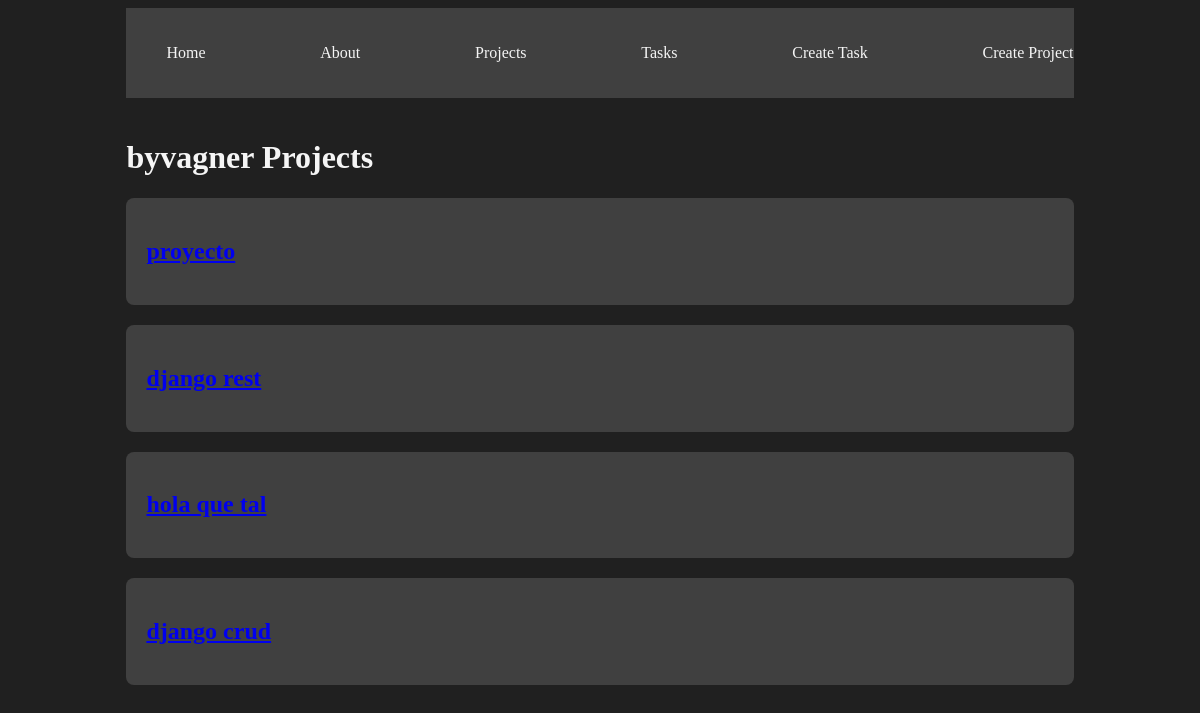
/projects/, run on the app's committed database.
### myapp/models.py (models this page shows, shortened)
class Project (models.Model):
    name = models.CharField(max_length=100)

### myapp/views.py (the view)
# urls.py: path('projects/', views.projects, name='projects'),
def projects(request):
    Projects = Project.objects.all()
    return render(request, 'projects/projects.html', {
        'projects': Projects
    })

### myapp/templates/projects/projects.html (shortened to what this page needs)
<!DOCTYPE html>
<html lang="en">
<head>
</head>
<body>
    {% extends 'layouts/base1.html' %}
    {% block content %}
    <h1> byvagner Projects </h1>
     {% for project in projects %}
     <article class="card">
        <a href ="{% url 'projects_detail' project.id %}">
            <h1>{{ project.name }}</h1>
        </a>
     </article>
     {% endfor %}
     {% endblock %}

### myapp/static/styles/main.css (style rules this page uses)
body { background: #202020; color : whitesmoke }
.card { background: #404040; padding: 20px; margin-bottom: 20px; border-radius: 8px; }

### data on the page
Project: name "proyecto"
Project: name "django rest"
Project: name "hola que tal"
Project: name "django crud"
